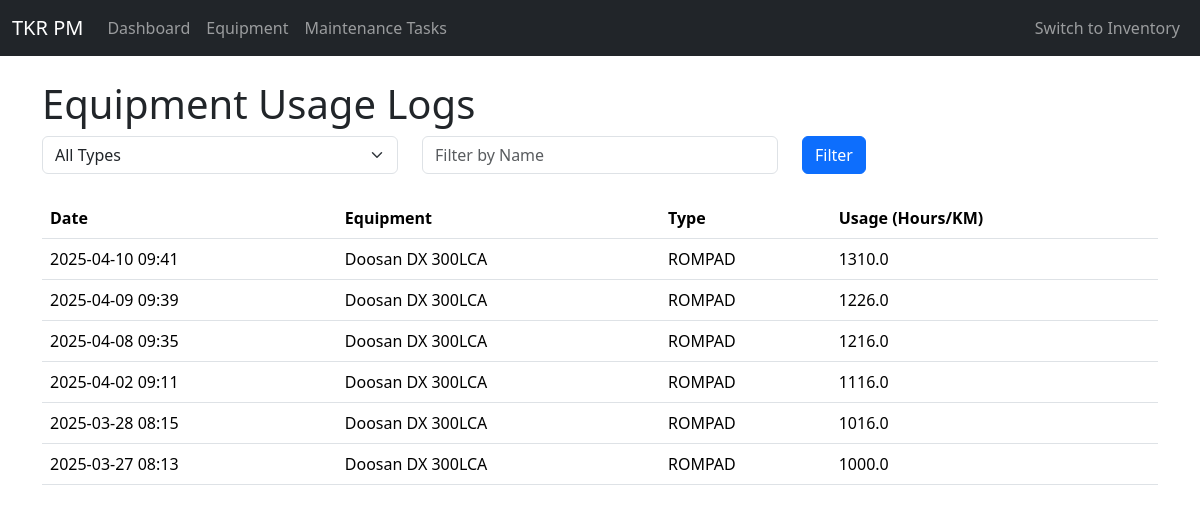
/planned-maintenance/usage_logs, run on an earlier commit of the app's database.
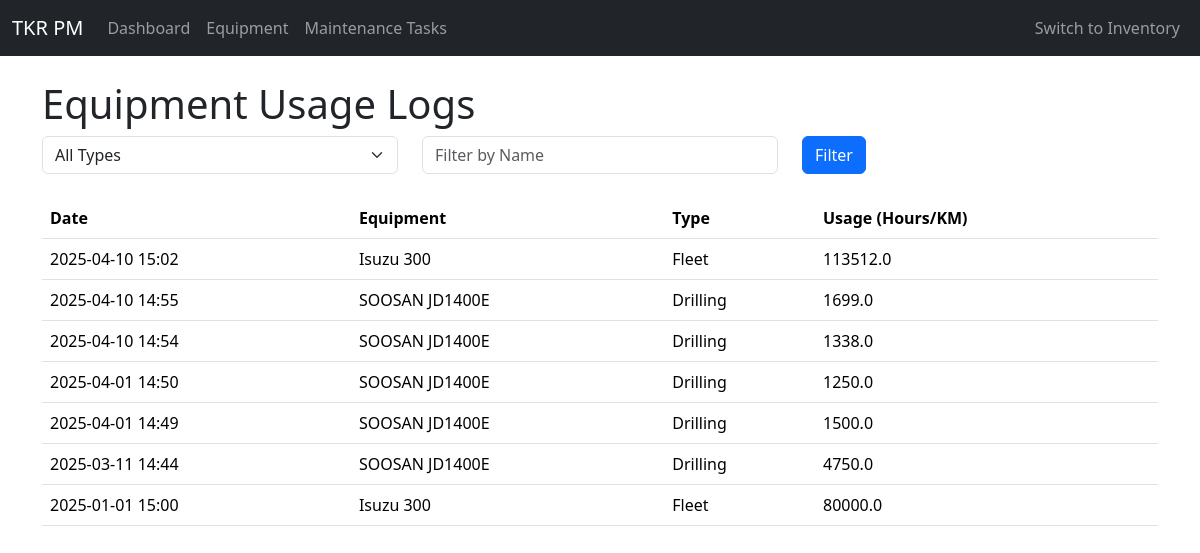
And on a later commit of the database.
### app/models.py (models this page shows, shortened)
class UsageLog(db.Model):
    id = db.Column(db.Integer, primary_key=True)
    equipment_id = db.Column(db.Integer, db.ForeignKey('equipment.id', name='fk_usage_log_equipment_id'), nullable=False)
    usage_value = db.Column(db.Float, nullable=False)
    log_date = db.Column(db.DateTime, nullable=False, index=True) # Added index

class Equipment(db.Model):
    id = db.Column(db.Integer, primary_key=True)
    code = db.Column(db.String(20), nullable=False, unique=True)
    name = db.Column(db.String(100), nullable=False)
    type = db.Column(db.String(50), nullable=False, index=True) # Added index
    checklist_required = db.Column(db.Boolean, default=False)
    status = db.Column(db.String(50), nullable=False, default='Operational', index=True)
    maintenance_tasks = db.relationship('MaintenanceTask', backref='equipment_ref', lazy='dynamic')
    job_cards = db.relationship('JobCard', backref='equipment_ref', lazy='dynamic')
    checklists = db.relationship('Checklist', backref='equipment_ref', lazy='dynamic')
    usage_logs = db.relationship('UsageLog', backref='equipment_ref', lazy='dynamic')
    plan_entries = db.relationship('MaintenancePlanEntry', backref='equipment', lazy='dynamic') # Added backref

### app/planned_maintenance/routes.py (the view)
@bp.route('/usage_logs', methods=['GET'])
def usage_logs():
    type_filter = request.args.get('type')
    name_filter = request.args.get('name')
    query = UsageLog.query.join(Equipment)
    if type_filter:
        query = query.filter(Equipment.type == type_filter)
    if name_filter:
        query = query.filter(Equipment.name.ilike(f"%{name_filter}%"))
    logs = query.order_by(desc(UsageLog.log_date)).all()
    types = Equipment.query.with_entities(Equipment.type).distinct().all()
    return render_template('pm_usage_logs.html', logs=logs, types=[t[0] for t in types], type_filter=type_filter, name_filter=name_filter)

### app/planned_maintenance/templates/pm_usage_logs.html (shortened to what this page needs)
{% extends "pm_base.html" %}
{% block content %}
<h1>Equipment Usage Logs</h1>
<form method="GET" class="mb-4">
    <div class="row">
        <div class="col-md-4">
            <select class="form-select" name="type">
                <option value="">All Types</option>
            </select>
        </div>
        <div class="col-md-4">
            <input type="text" class="form-control" name="name" placeholder="Filter by Name" value="{{ name_filter or '' }}">
        </div>
        <div class="col-md-4">
            <button type="submit" class="btn btn-primary">Filter</button>
        </div>
    </div>
</form>
<table class="table">
    <thead><tr><th>Date</th><th>Equipment</th><th>Type</th><th>Usage (Hours/KM)</th></tr></thead>
    <tbody>
        {% for log in logs %}
            <tr><td>{{ log.log_date.strftime('%Y-%m-%d %H:%M') }}</td><td>{{ log.equipment_ref.name }}</td><td>{{ log.equipment_ref.type }}</td><td>{{ log.usage_value }}</td></tr>
        {% endfor %}
    </tbody>
</table>
{% endblock %}

### app/templates/pm_base.html (shortened to what this page needs)
<!doctype html>
<html lang="en">
  <head>
    <link href="https://cdn.jsdelivr.net/npm/bootstrap@5.3.3/dist/css/bootstrap.min.css" rel="stylesheet">
  </head>
  <body>
    <nav class="navbar navbar-expand-lg navbar-dark bg-dark">
      <div class="container-fluid">
        <a class="navbar-brand" href="{{ url_for('planned_maintenance.dashboard') }}">TKR PM</a>
        <div class="collapse navbar-collapse" id="pmNavbar">
          <ul class="navbar-nav me-auto mb-2 mb-lg-0">
            <li class="nav-item">
              <a class="nav-link {% if request.endpoint == 'planned_maintenance.dashboard' %}active{% endif %}" aria-current="page" href="{{ url_for('planned_maintenance.dashboard') }}">Dashboard</a>
            </li>
            <li class="nav-item">
              <a class="nav-link {% if request.endpoint == 'planned_maintenance.equipment_list' %}active{% endif %}" href="{{ url_for('planned_maintenance.equipment_list') }}">Equipment</a>
            </li>
            <li class="nav-item">
              <a class="nav-link {% if request.endpoint == 'planned_maintenance.tasks_list' %}active{% endif %}" href="{{ url_for('planned_maintenance.tasks_list') }}">Maintenance Tasks</a>
            </li>
          </ul>
           <ul class="navbar-nav ms-auto mb-2 mb-lg-0">
             <li class="nav-item">
               <a class="nav-link" href="{{ url_for('inventory.dashboard') }}">Switch to Inventory</a>
             </li>
           </ul>
        </div>
      </div>
    </nav>
    <div class="container mt-4">
      {% block content %}
      {% endblock %}
    </div>
  </body>
</html>

What changed in the data, as far as the page shows it:
added UsageLog: log_date "2025-04-10 15:02", equipment_ref.name "Isuzu 300", equipment_ref.type "Fleet", usage_value "113512.0"
changed UsageLog (number 2 of 7 on the later page): log_date "2025-04-09 09:39" → "2025-04-10 14:55"; equipment_ref.name "Doosan DX 300LCA" → "SOOSAN JD1400E"; equipment_ref.type "ROMPAD" → "Drilling"; usage_value "1226.0" → "1699.0"
changed UsageLog (number 3 of 7 on the later page): log_date "2025-04-08 09:35" → "2025-04-10 14:54"; equipment_ref.name "Doosan DX 300LCA" → "SOOSAN JD1400E"; equipment_ref.type "ROMPAD" → "Drilling"; usage_value "1216.0" → "1338.0"
changed UsageLog (number 4 of 7 on the later page): log_date "2025-04-02 09:11" → "2025-04-01 14:50"; equipment_ref.name "Doosan DX 300LCA" → "SOOSAN JD1400E"; equipment_ref.type "ROMPAD" → "Drilling"; usage_value "1116.0" → "1250.0"
changed UsageLog (number 5 of 7 on the later page): log_date "2025-03-28 08:15" → "2025-04-01 14:49"; equipment_ref.name "Doosan DX 300LCA" → "SOOSAN JD1400E"; equipment_ref.type "ROMPAD" → "Drilling"; usage_value "1016.0" → "1500.0"
changed UsageLog (number 6 of 7 on the later page): log_date "2025-03-27 08:13" → "2025-03-11 14:44"; equipment_ref.name "Doosan DX 300LCA" → "SOOSAN JD1400E"; equipment_ref.type "ROMPAD" → "Drilling"; usage_value "1000.0" → "4750.0"
changed UsageLog (number 7 of 7 on the later page): log_date "2025-04-10 09:41" → "2025-01-01 15:00"; equipment_ref.name "Doosan DX 300LCA" → "Isuzu 300"; equipment_ref.type "ROMPAD" → "Fleet"; usage_value "1310.0" → "80000.0"; moves down the list
